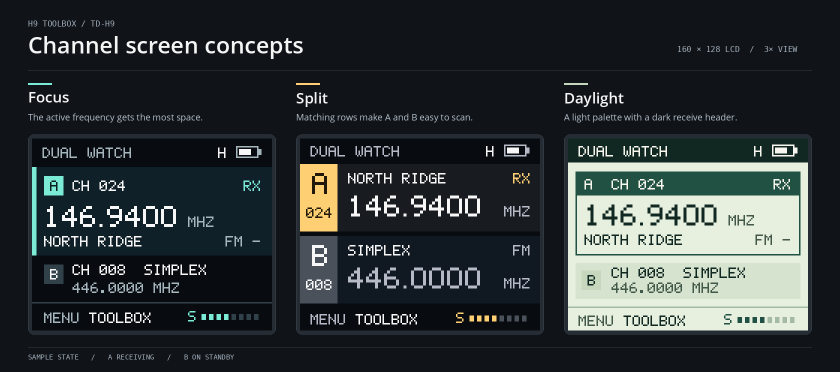
#> input picture firmware-research/channel-screen-design/channel-screen-concepts.png, 1680 x 744 px (shown at 1/2 size)
$ python make_boot_logo_patch.py ../channel-screen-design/channel-screen-concepts.png --output-prefix out.png
#> lines starting #> are read from the running program, lines starting #| are printed output that depends on the picture
#!/usr/bin/env python3
"""Build an offline TD-H9 startup-logo resource patch (no device I/O).

Stock v1.0.38's gImage_logo is the first 0xA000 bytes of resource bank 5,
whose logical base address is 0xA00000. The display reader consumes 128x160x2 bytes.
RGB565 little-endian is inferred from the Pi32 display path, not yet validated
against a dump of this radio's resource flash.
"""

from __future__ import annotations

import argparse
from pathlib import Path
import struct

from PIL import Image, ImageChops, ImageOps


WIDTH = 128
HEIGHT = 160
RESOURCE_ADDRESS = 0xA00000
LOGO_SIZE = WIDTH * HEIGHT * 2


def convert(source: Path, fit: str, trim_white: bool,
            resampling: Image.Resampling = Image.Resampling.LANCZOS) -> tuple[bytes, Image.Image]:
#> called with fit = 'contain', trim_white = False, resampling = 1
    with Image.open(source) as opened:
#> opened is the input picture: PIL image 1680x744 RGB; mean R, G, B 48.3, 55.1, 56.6
        original = opened.convert("RGB")
    if trim_white:
        difference = ImageChops.difference(original, Image.new("RGB", original.size, "white"))
        bounds = difference.convert("L").point(lambda value: 255 if value > 24 else 0).getbbox()
        if bounds is None:
            raise ValueError("Image is blank after trimming white background")
        margin = max(4, int(max(bounds[2] - bounds[0], bounds[3] - bounds[1]) * 0.12))
        original = original.crop((max(0, bounds[0] - margin), max(0, bounds[1] - margin),
                                  min(original.width, bounds[2] + margin),
                                  min(original.height, bounds[3] + margin)))
    if fit == "contain":
        image = ImageOps.contain(original, (WIDTH, HEIGHT), resampling)
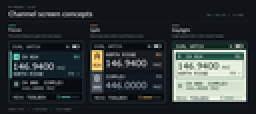
#> image: PIL image 128x57 RGB (shown 2 times larger); mean R, G, B 48.2, 55.1, 56.6
        canvas = Image.new("RGB", (WIDTH, HEIGHT), "white")
#> canvas: PIL image 128x160 RGB; every value is 255
        canvas.paste(image, ((WIDTH - image.width) // 2, (HEIGHT - image.height) // 2))
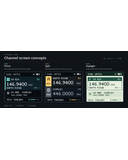
#> canvas: PIL image 128x160 RGB; mean R, G, B 181.3, 183.8, 184.3
    elif fit == "cover":
        canvas = ImageOps.fit(original, (WIDTH, HEIGHT), resampling)
    else:
        canvas = original.resize((WIDTH, HEIGHT), resampling)
    result = bytearray()
    for y in range(HEIGHT):
        for r, g, b in (canvas.getpixel((x, y)) for x in range(WIDTH)):
            pixel = ((r & 0xF8) << 8) | ((g & 0xFC) << 3) | (b >> 3)
            result.extend(struct.pack("<H", pixel))
    assert len(result) == LOGO_SIZE
    return bytes(result), canvas


def ips_patch(pixels: bytes) -> bytes:
    if len(pixels) != LOGO_SIZE:
        raise ValueError("Incorrect logo length")
    return b"PATCH" + RESOURCE_ADDRESS.to_bytes(3, "big") + len(pixels).to_bytes(2, "big") + pixels + b"EOF"


def main() -> None:
    parser = argparse.ArgumentParser(description=__doc__)
    parser.add_argument("image", type=Path)
    parser.add_argument("--output-prefix", required=True, type=Path)
    parser.add_argument("--fit", choices=("contain", "cover", "stretch"), default="contain")
    parser.add_argument("--resample", choices=("smooth", "nearest"), default="smooth",
                        help="Use nearest for pixel art")
    parser.add_argument("--trim-white", action="store_true", help="Crop white margins before fitting")
    args = parser.parse_args()
    resampling = Image.Resampling.NEAREST if args.resample == "nearest" else Image.Resampling.LANCZOS
    pixels, preview = convert(args.image, args.fit, args.trim_white, resampling)
    raw = args.output_prefix.with_suffix(".rgb565")
    patch = args.output_prefix.with_suffix(".ips")
    preview_path = args.output_prefix.with_suffix(".preview.png")
    paths = (raw, patch, preview_path)
    for path in paths:
        if path.exists():
            parser.error(f"Refusing to overwrite {path}")
    for path in paths:
        path.parent.mkdir(parents=True, exist_ok=True)
    raw.write_bytes(pixels)
    patch.write_bytes(ips_patch(pixels))
    preview.save(preview_path)
    print(f"Logo: {WIDTH}x{HEIGHT}, RGB565 little-endian, {len(pixels)} bytes")
#| Logo: 128x160, RGB565 little-endian, 40960 bytes
    print(f"Logical resource address: 0x{RESOURCE_ADDRESS:06X} (bank 5, offset 0)")
    for path in paths:
        print(path)


if __name__ == "__main__":
    main()

$ run again, on firmware-research/channel-screen-design/focus.png
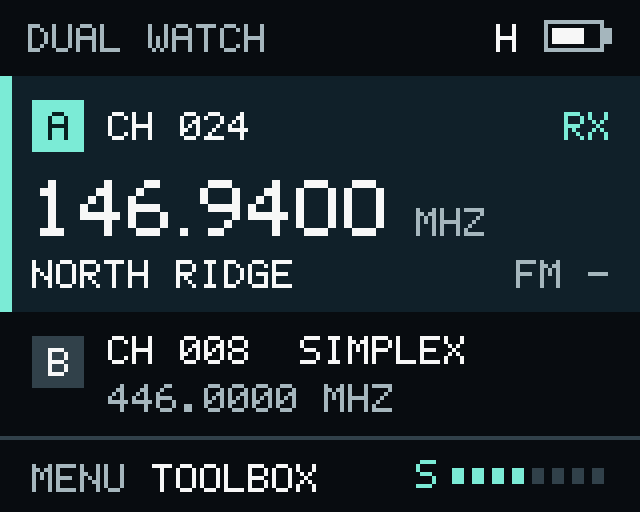
#> input picture firmware-research/channel-screen-design/focus.png, 640 x 512 px
#> in convert, opened is the input picture: PIL image 640x512 RGB; mean R, G, B 29.9, 41.4, 46.9
#> in convert, `image = ImageOps.contain(original, (WIDTH, HEIGHT), resampling)`:
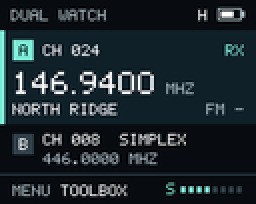
#> image: PIL image 128x102 RGB (shown 2 times larger); mean R, G, B 30.2, 41.5, 46.9
#> in convert, `canvas.paste(image, ((WIDTH - image.width) // 2, (HEIGHT - image.heigh..`:
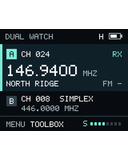
#> canvas: PIL image 128x160 RGB; mean R, G, B 111.7, 118.9, 122.3
#| Logo: 128x160, RGB565 little-endian, 40960 bytes
